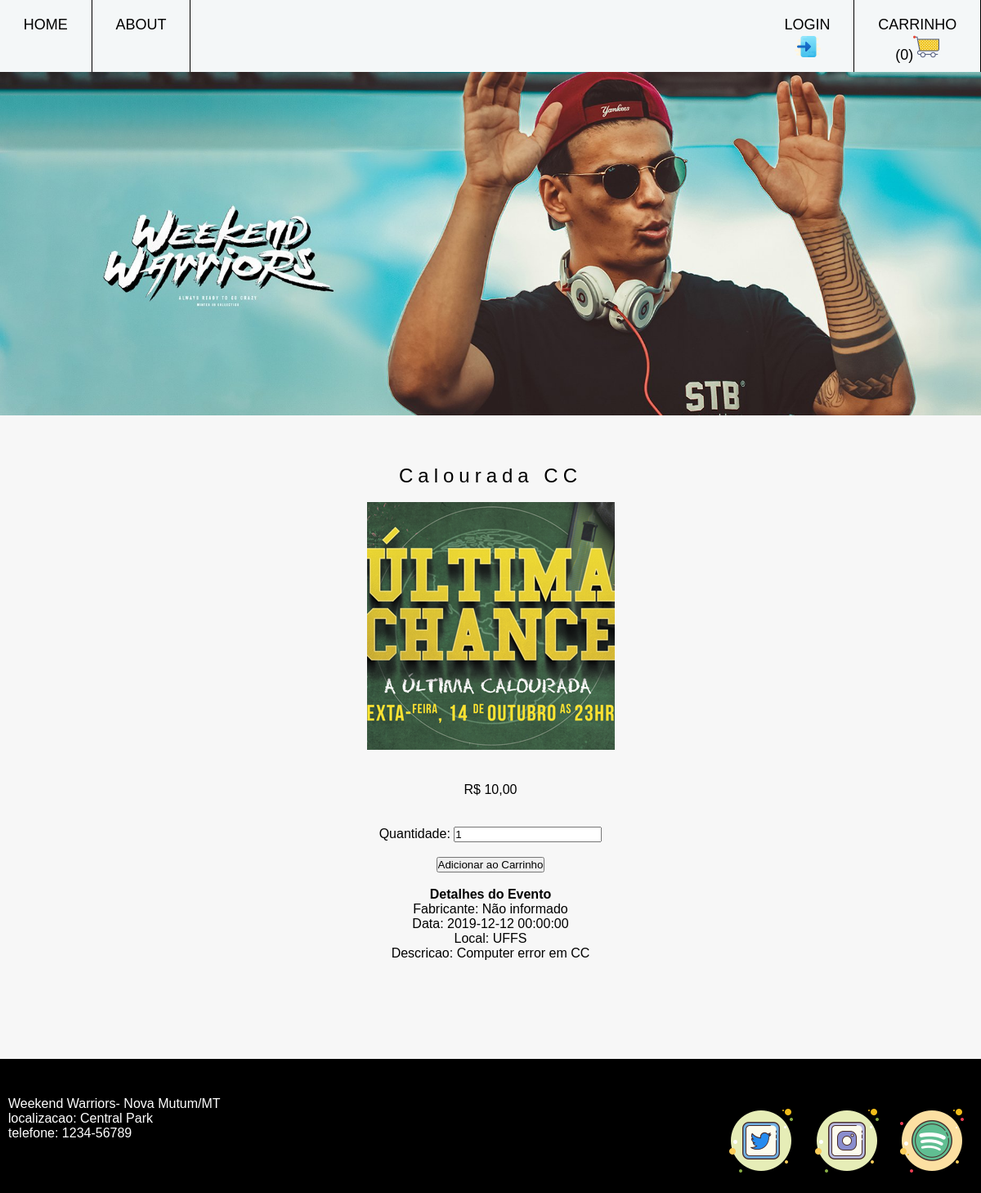
Before: /weekend/evento.php?id=8 with the older database file.
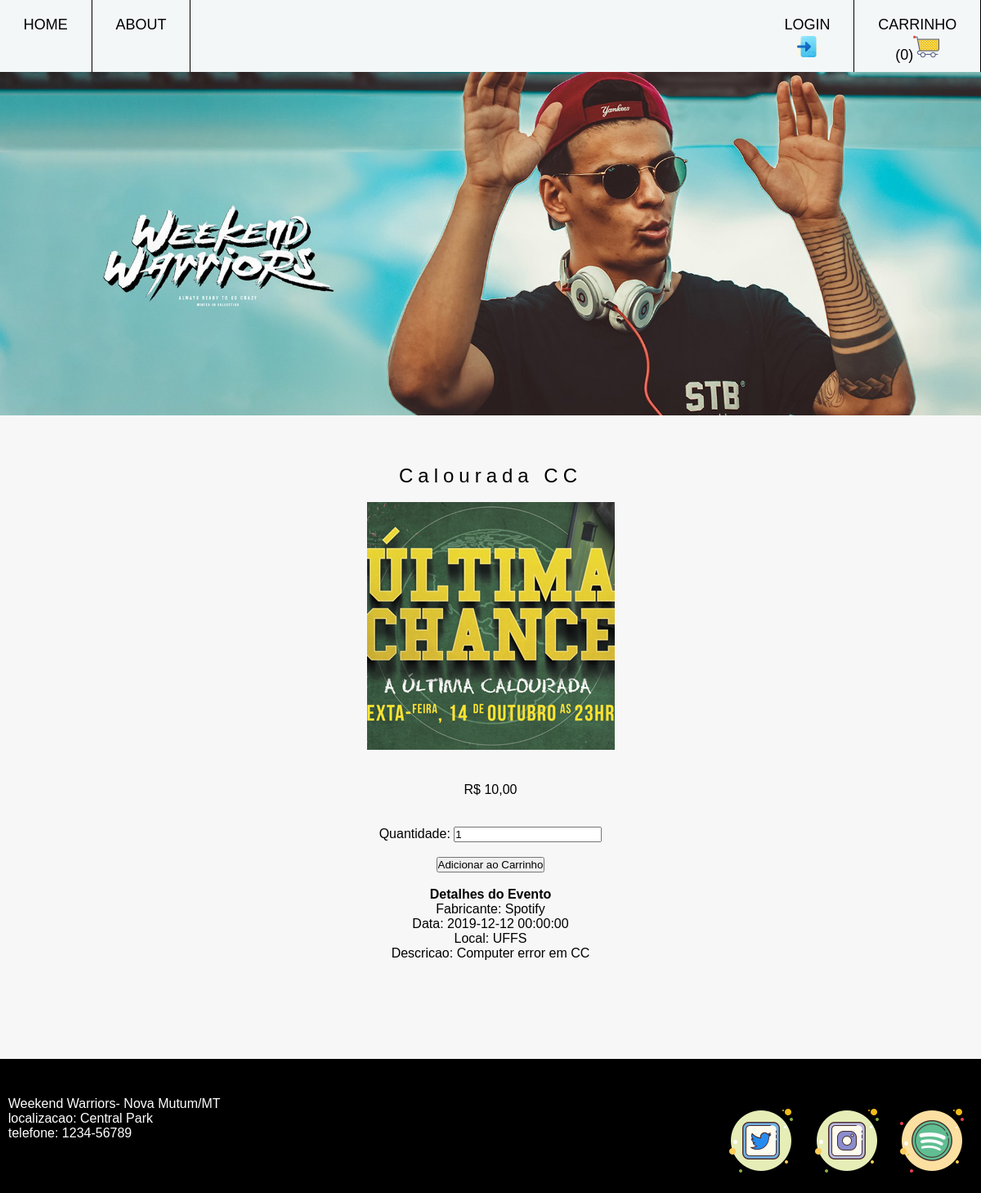
After: the same page with the newer database file.
### tables this page shows
CREATE TABLE IF NOT EXISTS `evento` (
  `id` INTEGER AUTO_INCREMENT PRIMARY KEY,  
  `nome` VARCHAR(50) NOT NULL, 
  `idFabricante` INTEGER,  
  `imagem` VARCHAR(50),
  `LocalEvento` VARCHAR(50),
  `dataEvento` DATETIME,
  `descricao` TEXT,
  `qtde` integer,
  `valor` real,

  FOREIGN KEY (idFabricante) REFERENCES fabricante(id) 
);

CREATE TABLE `fabricante` (
  id INTEGER AUTO_INCREMENT PRIMARY KEY,  
  nome VARCHAR(50) NOT NULL   
);

### weekend/classes/Evento.php (called while the page is built, shortened)
<?php
require_once "BD.php";
class Evento{
	private $conexao;
	function __construct(){
		$this->conexao = new BD();
	}
	function consultaEvento($id){
		$sql = "SELECT evento.id as idEvento, evento.nome as nomeEvento, imagem, LocalEvento, dataEvento, descricao,
		qtde, valor as valorFinal, fabricante.id as idFabricante,
		fabricante.nome as nomeFabricante FROM evento LEFT JOIN fabricante ON
		evento.idFabricante = fabricante.id WHERE evento.id = $id";
		return $this->conexao->select($sql);
	}
}
?>

### weekend/classes/BD.php (called while the page is built, shortened)
<?php
class BD {
	private $host = "localhost";
	private $user = "root";
	private $password = "";
	private $database = "weekend";
	private $conexao;
	function __construct(){
		$this->conexao = new PDO("mysql:host=".$this->host.";dbname=" . $this->database, $this->user, $this->password);
	}
	function select($sql){
		$stmt = $this->conexao->query($sql);
		return $stmt->fetchAll();
	}
}
?>

### weekend/includes/functions.php (called while the page is built)
<?php
function mostraImagem($nomeArquivo){
	if($nomeArquivo =='')
		return "default.jpg";
	else
		return $nomeArquivo;
}
function formataPreco($valor){
	return "R$ ".str_replace(".", ",", number_format($valor, 2));
}
?>

### weekend/evento.php (the view, shortened to what this page needs)
<?php include "includes/cabecalho.php"; ?>
    <div class="container">
        <section class="col-2">
            <?php
            require_once "classes/Evento.php";
            require_once "includes/functions.php";
            if (!isset($_GET['id']) || !is_numeric($_GET['id'])) {
                echo "<h2>Identificador de evento inválido</h2>";
            } else {
                $obj = new Evento();
                $evento = $obj->consultaEvento($_GET['id']);
                if (empty($evento)) {
                    echo "<h2>Evento não encontrado</h2>";
                } else {
                    ?>
                    <div class="detalhes-evento">
                        <h2><?= $evento[0]['nomeEvento']; ?></h2>
                        <br>
                        <figure>
                            <img src="Img/vintage/<?= mostraImagem($evento[0]['imagem']); ?>" alt="<?= $evento[0]['nomeEvento']; ?>">
                        </figure>
                        <div class="form">
                            <p>
                             <br><br>
                                <span class="precoFinal">
                                    <?= formataPreco($evento[0]['valorFinal']); ?>
                                </span>
                            </p>
                            <br><br>
                            <form action="adiciona.php" method="post" id="add-carrinho">
                                <label for="quantidade">Quantidade:</label>
                                <input type="number" name="quantidade" value="1" min="1">
                                <br><br>
                                <input type="submit" value="Adicionar ao Carrinho" name="adicionar">
                                <br><br>
                            </form>
                        </div>
                        <div class="detalhes">
                            <h4>Detalhes do Evento</h4>
                            <p class="fab">Fabricante: <?= ($evento[0]['nomeFabricante'] == NULL) ? "Não informado" : $evento[0]['nomeFabricante']; ?></p>
                            <p class="dataEvento">Data: <?= nl2br($evento[0]['dataEvento']) ?></p>
                            <p class="LocalEvento">Local: <?= nl2br($evento[0]['LocalEvento']) ?></p>
                            <p class="desc">Descricao: <?= nl2br($evento[0]['descricao']) ?></p>
                        </div>
                    </div>
            <?php
                }
            }
            ?>
        </section>
    </div>
    <?php include "includes/rodape.php"; ?>

### weekend/includes/cabecalho.php (shortened to what this page needs)
<!DOCTYPE html>
<html lang="pt-br">
<head>
    <link rel="stylesheet" href="css/style.css">
</head>
<body>
    <header class="main-header">
        <nav class="front-nav">
            <ul class="nav-ul">
                <div class="right-element">
                    <li><a href="index.php">Home</a></li>
                    <li><a href="about.php">About</a></li>
                </div>
                <div class="left-element">
                    <div class="left-element">
                        <li><span id="login"><a href="login.php">login <img src="Img/entrar.png" width="32" alt="login"></a></span></a></span>
                        <li><span id="carrinho"><a href="carrinho.php">carrinho <span id="numItensCarrinho">(<?= isset($_SESSION['carrinho']) ? count($_SESSION['carrinho']) : "0"; ?>)</span><img src="Img/cart.png" width="32" alt="carrinho de compras"></a></span></li>
                    </div>
                </div>
            </ul>
        </nav>
        <div class="first-container">
        </div>
    </header>

### weekend/includes/rodape.php
    <footer>
            <br><br>
            <p>Weekend Warriors- Nova Mutum/MT<br> localizacao: Central Park<br> telefone: 1234-56789</p>
            <ul class="social">
                <a href="https://github.com/mazarafa" target="_blank" rel="noreferrer"><img src="Img/twitter.png" title="Twitter"></a>
                <a href="https://github.com/mazarafa" target="_blank" rel="noreferrer"><img src="Img/instagram.png" title="Instagram"></a>
                <a href="https://github.com/mazarafa" target="_blank" rel="noreferrer"><img src="Img/spotify.png" title="Spotify"></a>
            </ul>
        </footer>
</body>
</html>

### weekend/css/style.css (style rules this page uses)
* { margin: 0; padding: 0; }
body { font-family: "Work Sans", sans-serif; box-sizing: border-box; background-color: #F7F7F7; }
h1, h2, h3 { font-weight: lighter; letter-spacing: 6px; color: black; margin-top: -40px; }
a { text-decoration: none; }
nav.front-nav { background: #f4f7f8; text-transform: uppercase; }
nav ul { font-size: 12px; }
nav ul.nav-ul { display: grid; grid-template-columns: repeat(4, 1fr); grid-template-areas: 'd1 d1 d1 d2'; }
.nav-ul li { list-style: none; padding: 10px 1.8rem; padding-top: 20px; border-right: 1px solid; border-color: black; text-align: center; font-size: 1.5em; }
.nav-ul li a { text-decoration: none; color: black; border }
.nav-ul .right-element { grid-area: d1; display: flex; align-content: flex-end; }
.nav-ul .left-element { display: flex; align-content: flex-end; margin-left: 200px; color: black; }
.first-container { width: 100%; height: 420px; color: #ccc; justify-content: center; align-content: center; background-image: url('../Img/vintage/banner_vintage.jpeg'); background-position: center; background-repeat: no-repeat; background-size: cover; -ms-align-items: center; align-items: center; text-align: center; }
.col-2 { color: black; padding: 100px; text-align: center; }
.container { max-width: 1100px; margin: auto; }
footer p { text-align: left; color: black; }
header, footer { background-color: white; color: #ffffff; position: relative; }
footer { padding: 10px; display: flex; flex-direction: column; background: black; margin-top: 20px; }
footer p { color: white; float: left; }
.social { padding: 0; text-align: end; margin-top: -50px; }

Changed rows visible on the page:
changed evento "Calourada CC": idFabricante.nome (not shown) → "Spotify"
Other visible differences:
text no longer shown: "Não informado"
